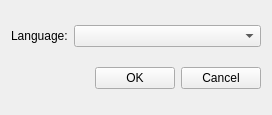
<?xml version="1.0" encoding="UTF-8"?>
<ui version="4.0">
 <class>language_widget</class>
 <widget class="QWidget" name="language_widget">
  <property name="geometry">
   <rect>
    <x>0</x>
    <y>0</y>
    <width>272</width>
    <height>115</height>
   </rect>
  </property>
  <property name="sizePolicy">
   <sizepolicy hsizetype="Expanding" vsizetype="Expanding">
    <horstretch>0</horstretch>
    <verstretch>0</verstretch>
   </sizepolicy>
  </property>
  <property name="windowTitle">
   <string>LanguageSet</string>
  </property>
  <layout class="QVBoxLayout" name="verticalLayout">
   <item>
    <layout class="QHBoxLayout" name="horizontalLayout" stretch="0,5">
     <item>
      <widget class="QLabel" name="label_language">
       <property name="text">
        <string>Language:</string>
       </property>
      </widget>
     </item>
     <item>
      <widget class="QComboBox" name="comboBox_Language">
       <property name="focusPolicy">
        <enum>Qt::NoFocus</enum>
       </property>
      </widget>
     </item>
    </layout>
   </item>
   <item>
    <layout class="QHBoxLayout" name="horizontalLayout_2">
     <item>
      <spacer name="horizontalSpacer">
       <property name="orientation">
        <enum>Qt::Horizontal</enum>
       </property>
       <property name="sizeHint" stdset="0">
        <size>
         <width>40</width>
         <height>20</height>
        </size>
       </property>
      </spacer>
     </item>
     <item>
      <widget class="QPushButton" name="btn_OK">
       <property name="text">
        <string>OK</string>
       </property>
      </widget>
     </item>
     <item>
      <widget class="QPushButton" name="btn_Cancel">
       <property name="text">
        <string>Cancel</string>
       </property>
      </widget>
     </item>
    </layout>
   </item>
  </layout>
 </widget>
 <layoutdefault spacing="6" margin="11"/>
 <resources/>
 <connections/>
</ui>
